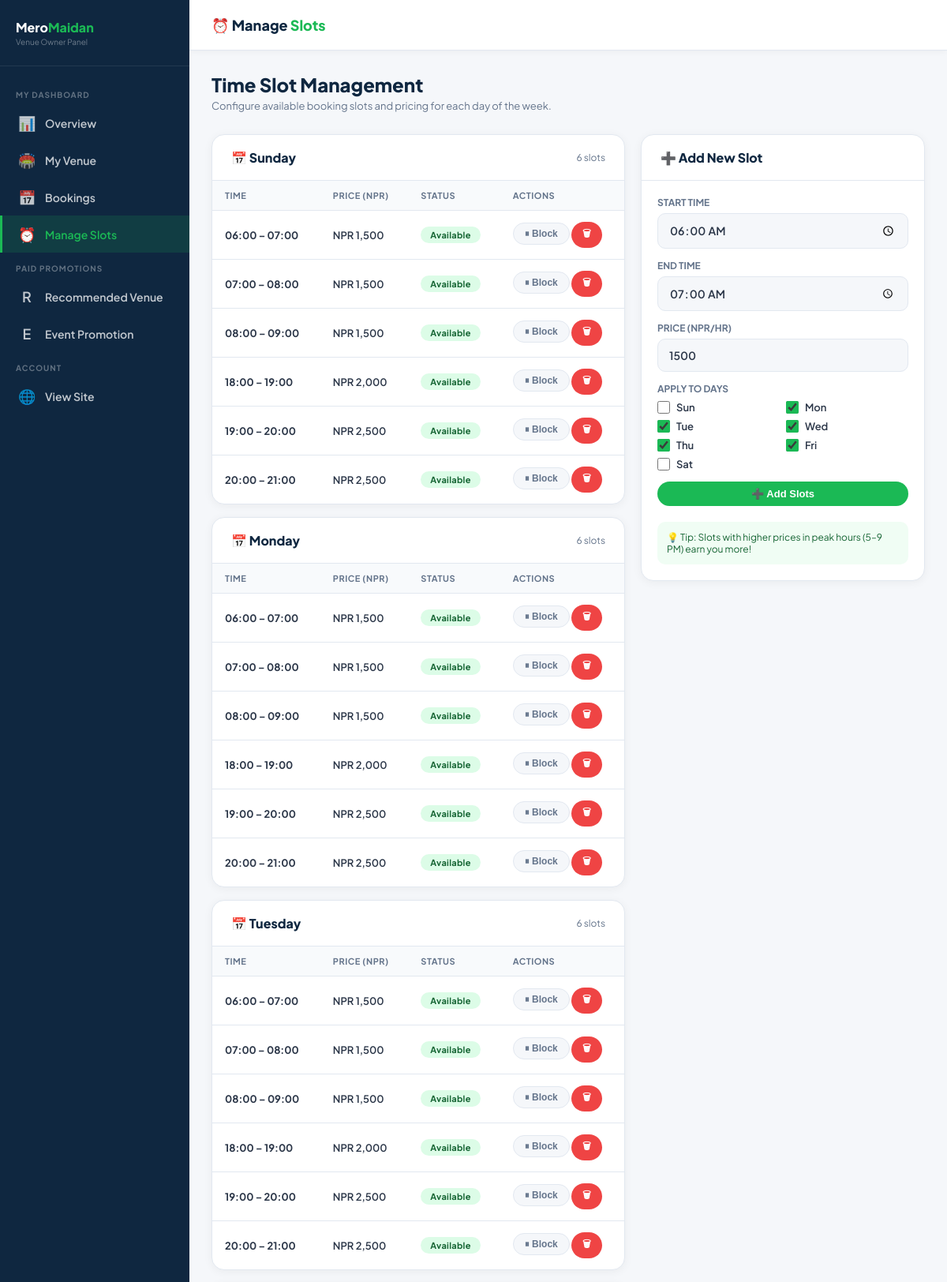
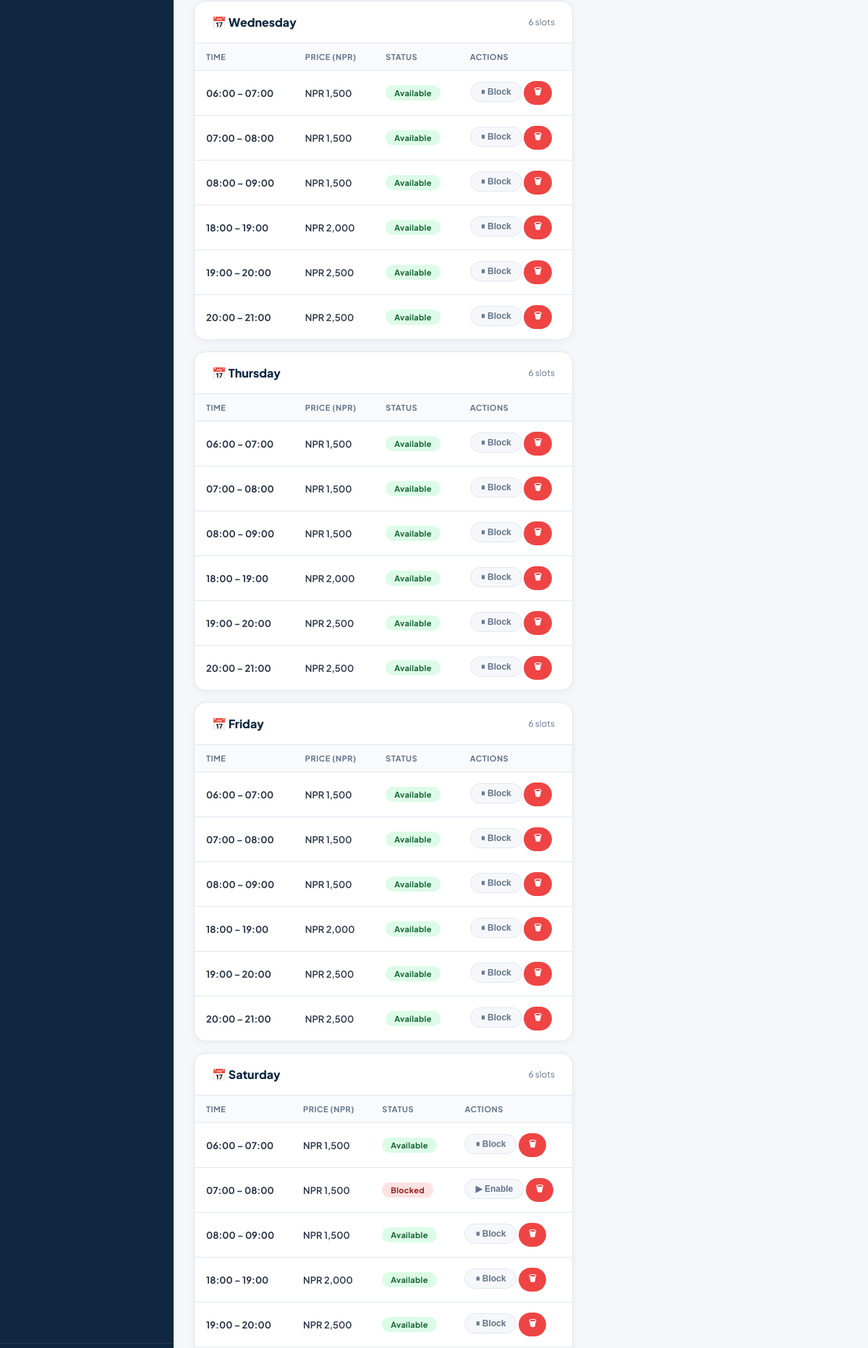
The page /owner/slots.php (signed in, upper part) on the database its author committed (2 pictures, top to bottom).
### tables this page shows
CREATE TABLE `venue_slots` (
  `id` int(11) NOT NULL AUTO_INCREMENT,
  `venue_id` int(11) NOT NULL,
  `day_of_week` tinyint(1) NOT NULL COMMENT '0=Sun,1=Mon,...,6=Sat',
  `start_time` time NOT NULL,
  `end_time` time NOT NULL,
  `price` decimal(10,2) NOT NULL,
  `is_available` tinyint(1) DEFAULT 1,
  PRIMARY KEY (`id`),
  KEY `venue_id` (`venue_id`),
  CONSTRAINT `venue_slots_ibfk_1` FOREIGN KEY (`venue_id`) REFERENCES `venues` (`id`) ON DELETE CASCADE
);

CREATE TABLE `venues` (
  `id` int(11) NOT NULL AUTO_INCREMENT,
  `owner_id` int(11) DEFAULT NULL,
  `name` varchar(200) NOT NULL,
  `slug` varchar(200) NOT NULL,
  `sport_type` enum('Football','Futsal','Cricket','Cricsal','Multi-Sport') NOT NULL DEFAULT 'Futsal',
  `address` text NOT NULL,
  `city` varchar(100) NOT NULL DEFAULT 'Kathmandu',
  `district` varchar(100) NOT NULL DEFAULT 'Kathmandu',
  `lat` decimal(10,8) DEFAULT NULL,
  `lng` decimal(11,8) DEFAULT NULL,
  `description` text DEFAULT NULL,
  `amenities` longtext DEFAULT NULL CHECK (json_valid(`amenities`)),
  `images` longtext DEFAULT NULL CHECK (json_valid(`images`)),
  `cover_image` varchar(500) DEFAULT NULL,
  `open_time` time DEFAULT '06:00:00',
  `close_time` time DEFAULT '22:00:00',
  `price_per_hour` decimal(10,2) NOT NULL DEFAULT 1000.00,
  `capacity` varchar(50) DEFAULT '5-a-side',
  `status` enum('pending','active','suspended') DEFAULT 'pending',
  `created_at` timestamp NOT NULL DEFAULT current_timestamp(),
  PRIMARY KEY (`id`),
  UNIQUE KEY `slug` (`slug`),
  KEY `owner_id` (`owner_id`),
  CONSTRAINT `venues_ibfk_1` FOREIGN KEY (`owner_id`) REFERENCES `venue_owners` (`id`) ON DELETE SET NULL
);

### owner/slots.php (the view, shortened to what this page needs)
<?php
$db = getDB();
$ownerId   = $_SESSION['owner_id'];
$stmt = $db->prepare("SELECT * FROM venues WHERE owner_id=:oid ORDER BY created_at DESC");
$stmt->execute([':oid'=>$ownerId]);
$myVenues = $stmt->fetchAll();
$selectedVenueId = (int)($_GET['venue_id'] ?? ($myVenues[0]['id'] ?? 0));
$selectedVenue = null;
foreach($myVenues as $v){ if($v['id']==$selectedVenueId){ $selectedVenue=$v; break; } }
$slots = [];
if($selectedVenueId){
    $stmt = $db->prepare("SELECT * FROM venue_slots WHERE venue_id=:vid ORDER BY day_of_week, start_time");
    $stmt->execute([':vid'=>$selectedVenueId]);
    foreach($stmt->fetchAll() as $s) $slots[$s['day_of_week']][] = $s;
}
$dayNames = ['Sunday','Monday','Tuesday','Wednesday','Thursday','Friday','Saturday'];
?>
<!DOCTYPE html>
<html lang="en">
<head>
  <link rel="stylesheet" href="../assets/css/admin.css">
</head>
<body>
<div class="admin-layout">
  <aside class="admin-sidebar">
    <div class="sidebar-logo"><div><div class="sidebar-logo-text">Mero<span>Maidan</span></div><div style="font-size:10px;color:rgba(255,255,255,.4);margin-top:2px;">Venue Owner Panel</div></div></div>
    <nav class="sidebar-nav">
      <div class="nav-section-label">My Dashboard</div>
      <a href="index.php" class="nav-link"><span class="icon">📊</span> Overview</a>
      <a href="venue.php" class="nav-link"><span class="icon">🏟️</span> My Venue</a>
      <a href="bookings.php" class="nav-link"><span class="icon">📅</span> Bookings</a>
      <a href="slots.php" class="nav-link active"><span class="icon">⏰</span> Manage Slots</a>
      <?php include __DIR__ . '/_promotion_nav.php'; ?>
      <div class="nav-section-label">Account</div>
      <a href="../index.php" class="nav-link" target="_blank"><span class="icon">🌐</span> View Site</a>
    </nav>
    <div class="sidebar-footer">
    </div>
  </aside>
  <main class="admin-main">
    <div class="admin-topbar">
      <div class="topbar-title">⏰ Manage <span>Slots</span></div>
    </div>
    <div class="admin-content">
      <div class="page-header">
        <h1>Time Slot Management</h1>
        <p>Configure available booking slots and pricing for each day of the week.</p>
      </div>
      <?php if(!$selectedVenue): ?>
      <div style="text-align:center;padding:60px;background:#fff;border-radius:16px;">
        <div style="font-size:48px;">⏰</div>
        <h3 style="margin:12px 0 8px;color:#0f2740;">No Venue Found</h3>
        <p style="color:#64748b;font-size:13px;">You don't have any active venues. Add a venue first.</p>
        <a href="../list-ground.php" class="btn btn-green" style="margin-top:16px;display:inline-flex;">+ Add Your Ground</a>
      </div>
      <?php else: ?>
      <div class="admin-split" style="display:grid;grid-template-columns:1fr 360px;gap:20px;align-items:start;">
        <div>
          <?php for($day=0;$day<=6;$day++): ?>
          <div class="data-card" style="margin-bottom:16px;">
            <div class="data-card-header">
              <h3>📅 <?=$dayNames[$day]?></h3>
              <span style="font-size:12px;color:#64748b;"><?=count($slots[$day]??[])?> slots</span>
            </div>
            <?php if(!empty($slots[$day])): ?>
            <table class="data-table">
              <thead><tr><th>Time</th><th>Price (NPR)</th><th>Status</th><th>Actions</th></tr></thead>
              <tbody>
              <?php foreach($slots[$day] as $s): ?>
              <tr>
                <td><strong><?=substr($s['start_time'],0,5)?> – <?=substr($s['end_time'],0,5)?></strong></td>
                <td>NPR <?=number_format($s['price'])?></td>
                <td><span class="badge <?=$s['is_available']?'active':'suspended'?>"><?=$s['is_available']?'Available':'Blocked'?></span></td>
                <td>
                  <form method="POST" style="display:inline;">
                    <button type="submit" class="btn btn-ghost btn-sm"><?=$s['is_available']?'⏸ Block':'▶ Enable'?></button>
                  </form>
                  <form method="POST" style="display:inline;" onsubmit="return confirm('Delete this slot?')">
                    <button type="submit" class="btn btn-red btn-sm">🗑</button>
                  </form>
                </td>
              </tr>
              <?php endforeach;?>
              </tbody>
            </table>
            <?php else: ?>
            <div style="padding:16px 20px;font-size:13px;color:#94a3b8;">No slots for this day. Add slots using the form →</div>
            <?php endif;?>
          </div>
          <?php endfor;?>
        </div>
        <div class="data-card" style="position:sticky;top:80px;">
          <div class="data-card-header"><h3>➕ Add New Slot</h3></div>
          <form method="POST" style="padding:20px;">
            <div class="form-group">
              <label class="form-label">Start Time</label>
              <input type="time" name="start_time" class="form-input" value="06:00" required>
            </div>
            <div class="form-group">
              <label class="form-label">End Time</label>
              <input type="time" name="end_time" class="form-input" value="07:00" required>
            </div>
            <div class="form-group">
              <label class="form-label">Price (NPR/hr)</label>
              <input type="number" name="price" class="form-input" value="<?=intval($selectedVenue['price_per_hour'])?>" min="0" required>
            </div>
            <div class="form-group">
              <label class="form-label">Apply to Days</label>
              <div style="display:grid;grid-template-columns:1fr 1fr;gap:8px;margin-top:8px;">
                <?php foreach($dayNames as $i=>$d): ?>
                <label style="display:flex;align-items:center;gap:8px;font-size:13px;font-weight:600;cursor:pointer;">
                  <input type="checkbox" name="day_<?=$i?>" value="1" <?=$i>=1&&$i<=5?'checked':''?> style="width:16px;height:16px;accent-color:#1BB955;">
                  <?=substr($d,0,3)?>
                </label>
                <?php endforeach;?>
              </div>
            </div>
            <button type="submit" class="btn btn-green" style="width:100%;justify-content:center;">➕ Add Slots</button>
          </form>
          <div style="padding:0 20px 20px;">
            <div style="background:#f0fdf4;border-radius:10px;padding:12px;font-size:12px;color:#166534;">
              💡 Tip: Slots with higher prices in peak hours (5–9 PM) earn you more!
            </div>
          </div>
        </div>
      </div>
      <?php endif;?>
    </div>
  </main>
</div>
</body>
</html>

### assets/css/admin.css (style rules this page uses)
*, *::before, *::after { box-sizing: border-box; margin: 0; padding: 0; }
:root { --green: #1BB955; --navy: #0f2740; --navy2: #14355d; --orange: #f9631c; --text: #2b3648; --muted: #64748b; --border: #e2e8f0; --bg: #f5f7fa; --white: #ffffff; --red: #ef4444; --amber: #f59e0b; --sidebar: 240px; }
body { font-family: 'Plus Jakarta Sans', sans-serif; background: var(--bg); color: var(--text); min-height: 100vh; }
.admin-layout { display: flex; min-height: 100vh; }
.admin-sidebar { width: var(--sidebar); background: var(--navy); color: rgba(255,255,255,.85); display: flex; flex-direction: column; position: fixed; top: 0; left: 0; bottom: 0; z-index: 50; transition: transform .3s; }
.sidebar-logo { padding: 24px 20px; border-bottom: 1px solid rgba(255,255,255,.08); display: flex; align-items: center; gap: 10px; }
.sidebar-logo-text { font-size: 16px; font-weight: 900; color: #fff; }
.sidebar-logo-text span { color: var(--green); }
.sidebar-nav { padding: 16px 0; flex: 1; overflow-y: auto; }
.nav-section-label { font-size: 10px; font-weight: 700; color: rgba(255,255,255,.35); text-transform: uppercase; letter-spacing: 1px; padding: 14px 20px 6px; }
.nav-link { display: flex; align-items: center; gap: 12px; padding: 12px 20px; color: rgba(255,255,255,.75); text-decoration: none; font-size: 14px; font-weight: 600; transition: all .2s; border-left: 3px solid transparent; }
.nav-link.active { background: rgba(27,185,85,.15); color: var(--green); border-left-color: var(--green); }
.nav-link .icon { font-size: 18px; width: 22px; text-align: center; flex-shrink: 0; }
.sidebar-footer { padding: 16px 20px; border-top: 1px solid rgba(255,255,255,.08); }
.admin-main { flex: 1; margin-left: var(--sidebar); display: flex; flex-direction: column; min-height: 100vh; }
.admin-topbar { background: var(--white); border-bottom: 1px solid var(--border); padding: 0 28px; height: 64px; display: flex; align-items: center; justify-content: space-between; position: sticky; top: 0; z-index: 40; box-shadow: 0 2px 8px rgba(0,0,0,.04); }
.topbar-title { font-size: 18px; font-weight: 900; color: var(--navy); }
.topbar-title span { color: var(--green); }
.admin-content { flex: 1; padding: 28px; }
.page-header { margin-bottom: 28px; }
.page-header h1 { font-size: 24px; font-weight: 900; color: var(--navy); }
.page-header p { font-size: 13px; color: var(--muted); margin-top: 4px; }
.data-card { background: var(--white); border-radius: 16px; box-shadow: 0 2px 12px rgba(0,0,0,.05); border: 1.5px solid var(--border); overflow: hidden; }
.data-card-header { padding: 18px 24px; border-bottom: 1px solid var(--border); display: flex; align-items: center; justify-content: space-between; flex-wrap: wrap; gap: 12px; }
.data-card-header h3 { font-size: 16px; font-weight: 800; color: var(--navy); }
.data-table { width: 100%; border-collapse: collapse; }
.data-table th { background: #f8fafc; padding: 12px 16px; font-size: 11px; font-weight: 700; color: var(--muted); text-transform: uppercase; letter-spacing: .5px; text-align: left; border-bottom: 1px solid var(--border); }
.data-table td { padding: 14px 16px; font-size: 13px; font-weight: 600; color: var(--text); border-bottom: 1px solid var(--border); vertical-align: middle; }
.data-table tr:last-child td { border-bottom: none; }
.badge { display: inline-flex; align-items: center; gap: 4px; padding: 4px 12px; border-radius: 50px; font-size: 11px; font-weight: 700; letter-spacing: .3px; }
.badge.active { background: #dcfce7; color: #166534; }
.badge.suspended { background: #fee2e2; color: #991b1b; }
.btn { display: inline-flex; align-items: center; gap: 6px; padding: 8px 18px; border-radius: 50px; font-size: 13px; font-weight: 700; cursor: pointer; border: none; transition: all .2s; text-decoration: none; }
.btn-green { background: var(--green); color: #fff; }
.btn-red { background: var(--red); color: #fff; }
.btn-ghost { background: var(--bg); color: var(--muted); border: 1.5px solid var(--border); }
.btn-sm { padding: 6px 14px; font-size: 12px; }
.form-group { margin-bottom: 14px; }
.form-label { display: block; font-size: 12px; font-weight: 700; color: var(--muted); margin-bottom: 6px; text-transform: uppercase; }
.form-input, .form-select { width: 100%; padding: 11px 14px; border: 1.5px solid var(--border); border-radius: 10px; font-family: inherit; font-size: 14px; font-weight: 600; color: var(--text); background: var(--bg); outline: none; transition: border-color .2s; }

### rows shown on the page
venue_slots: start_time "06:00", end_time "07:00", price "1,500", is_available "Available"
venue_slots: start_time "07:00", end_time "08:00", price "1,500", is_available "Available"
venue_slots: start_time "08:00", end_time "09:00", price "1,500", is_available "Available"
venue_slots: start_time "18:00", end_time "19:00", price "2,000", is_available "Available"
venue_slots: start_time "19:00", end_time "20:00", price "2,500", is_available "Available"
venue_slots: start_time "20:00", end_time "21:00", price "2,500", is_available "Available"
venue_slots: start_time "06:00", end_time "07:00", price "1,500", is_available "Available"
venue_slots: start_time "07:00", end_time "08:00", price "1,500", is_available "Available"
venue_slots: start_time "08:00", end_time "09:00", price "1,500", is_available "Available"
venue_slots: start_time "18:00", end_time "19:00", price "2,000", is_available "Available"
venue_slots: start_time "19:00", end_time "20:00", price "2,500", is_available "Available"
venue_slots: start_time "20:00", end_time "21:00", price "2,500", is_available "Available"
venue_slots: start_time "06:00", end_time "07:00", price "1,500", is_available "Available"
venue_slots: start_time "07:00", end_time "08:00", price "1,500", is_available "Available"
venue_slots: start_time "08:00", end_time "09:00", price "1,500", is_available "Available"
venue_slots: start_time "18:00", end_time "19:00", price "2,000", is_available "Available"
venue_slots: start_time "19:00", end_time "20:00", price "2,500", is_available "Available"
venue_slots: start_time "20:00", end_time "21:00", price "2,500", is_available "Available"
venue_slots: start_time "06:00", end_time "07:00", price "1,500", is_available "Available"
venue_slots: start_time "07:00", end_time "08:00", price "1,500", is_available "Available"
venue_slots: start_time "08:00", end_time "09:00", price "1,500", is_available "Available"
venue_slots: start_time "18:00", end_time "19:00", price "2,000", is_available "Available"
venue_slots: start_time "19:00", end_time "20:00", price "2,500", is_available "Available"
venue_slots: start_time "20:00", end_time "21:00", price "2,500", is_available "Available"
venue_slots: start_time "06:00", end_time "07:00", price "1,500", is_available "Available"
venue_slots: start_time "07:00", end_time "08:00", price "1,500", is_available "Available"
venue_slots: start_time "08:00", end_time "09:00", price "1,500", is_available "Available"
venue_slots: start_time "18:00", end_time "19:00", price "2,000", is_available "Available"
venue_slots: start_time "19:00", end_time "20:00", price "2,500", is_available "Available"
venue_slots: start_time "20:00", end_time "21:00", price "2,500", is_available "Available"
venue_slots: start_time "06:00", end_time "07:00", price "1,500", is_available "Available"
venue_slots: start_time "07:00", end_time "08:00", price "1,500", is_available "Available"
venue_slots: start_time "08:00", end_time "09:00", price "1,500", is_available "Available"
venue_slots: start_time "18:00", end_time "19:00", price "2,000", is_available "Available"
venue_slots: start_time "19:00", end_time "20:00", price "2,500", is_available "Available"
venue_slots: start_time "20:00", end_time "21:00", price "2,500", is_available "Available"
venue_slots: start_time "06:00", end_time "07:00", price "1,500", is_available "Available"
venue_slots: start_time "07:00", end_time "08:00", price "1,500", is_available "Blocked"
venue_slots: start_time "08:00", end_time "09:00", price "1,500", is_available "Available"
venue_slots: start_time "18:00", end_time "19:00", price "2,000", is_available "Available"
venue_slots: start_time "19:00", end_time "20:00", price "2,500", is_available "Available"
venues: price "1500"

### other values the page prints
$dayNames[$day] "Sunday"
count($slots[$day]??[]) "6"
$dayNames[$day] "Monday"
$dayNames[$day] "Tuesday"
$dayNames[$day] "Wednesday"
$dayNames[$day] "Thursday"
$dayNames[$day] "Friday"
$dayNames[$day] "Saturday"
substr($d,0,3) "Sun"
substr($d,0,3) "Mon"
substr($d,0,3) "Tue"
substr($d,0,3) "Wed"
substr($d,0,3) "Thu"
substr($d,0,3) "Fri"
substr($d,0,3) "Sat"
